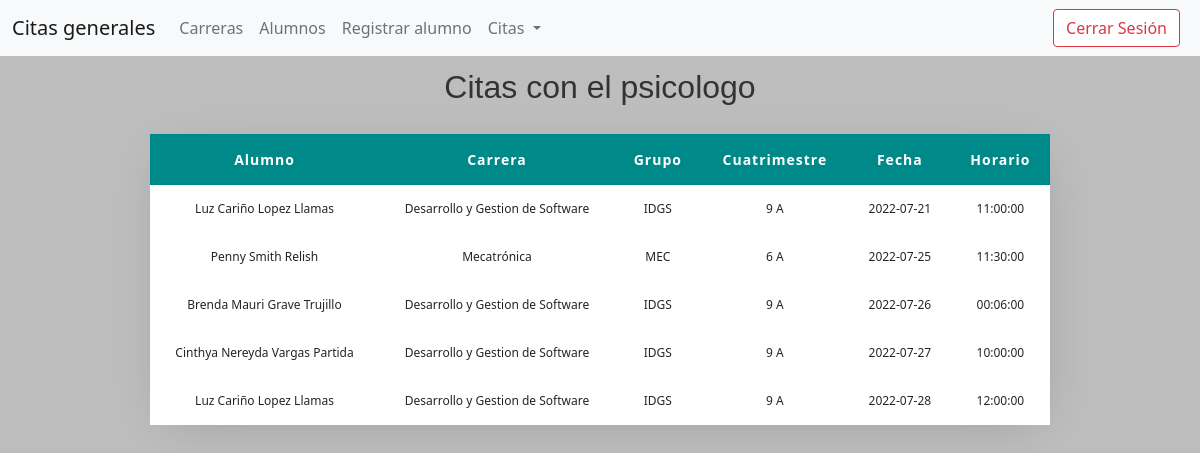
Screenshot of /pagina/tutorias/lista_citas_psicologo.php (signed in) with the database file from the repository.
### tables this page shows
CREATE TABLE `persona` (
  `id` bigint(20) UNSIGNED NOT NULL,
  `nombre` char(50) NOT NULL,
  `a_paterno` char(30) NOT NULL,
  `a_materno` char(30) NOT NULL,
  `edad` int(11) NOT NULL,
  `genero` char(15) NOT NULL,
  `created_at` timestamp NULL DEFAULT NULL,
  `updated_at` timestamp NULL DEFAULT NULL
);

CREATE TABLE `carrera` (
  `id` bigint(20) UNSIGNED NOT NULL,
  `nombre_carrera` char(50) NOT NULL,
  `imagen` varchar(900) NOT NULL,
  `created_at` timestamp NULL DEFAULT NULL,
  `updated_at` timestamp NULL DEFAULT NULL
);

CREATE TABLE `grupo` (
  `id` bigint(20) UNSIGNED NOT NULL,
  `nombre_grupo` char(30) NOT NULL,
  `grado` char(20) NOT NULL,
  `grupo` char(1) NOT NULL,
  `imagen` varchar(900) NOT NULL,
  `fkcarrera` bigint(20) UNSIGNED NOT NULL,
  `created_at` timestamp NULL DEFAULT NULL,
  `updated_at` timestamp NULL DEFAULT NULL
);

CREATE TABLE `citas` (
  `id` bigint(20) UNSIGNED NOT NULL,
  `tipo_cita` char(50) NOT NULL,
  `fecha` date NOT NULL,
  `hora` time NOT NULL,
  `estatus` tinyint(1) NOT NULL,
  `fkalumno` bigint(20) UNSIGNED NOT NULL,
  `fkencargada` bigint(20) UNSIGNED NOT NULL,
  `created_at` timestamp NULL DEFAULT NULL,
  `updated_at` timestamp NULL DEFAULT NULL
);

### pagina/tutorias/clases/clases.php (called while the page is built, shortened)
<?php
class Citas{
	function __construct(){
		require_once("conexion.php");
		$this->conexion= new Conexion();
	}
	function mostrarP(){
		$consulta="SELECT nombre, a_paterno, a_materno, nombre_carrera, nombre_grupo, grado, grupo, tipo_cita, hora, fecha FROM alumno a INNER JOIN citas c ON a.id=c.fkalumno INNER JOIN persona p ON p.id=a.fkpersona INNER JOIN grupo g ON g.id=a.fkgrupo INNER JOIN carrera ca ON ca.id=g.fkcarrera WHERE estatus=1 AND tipo_cita='Psicologo' ORDER BY fecha, hora ASC";
		$resultado=$this->conexion->returnConsulta($consulta);
		return $resultado;
	}
}
?>

### pagina/tutorias/clases/conexion.php (called while the page is built, shortened)
<?php
class Conexion extends mysqli{
    function returnConsulta($consulta){
        $datos=$this->query($consulta);
        return $datos;
    }
}
?>

### pagina/tutorias/lista_citas_psicologo.php (the view, shortened to what this page needs)
<?php
require_once("clases/clases.php");
$cita= new Citas();
$registros=$cita->mostrarP();
?>
<!DOCTYPE html>
<html lang="en">
<head>
    <link rel="stylesheet" href="css/estilo.css">
    <link rel="stylesheet" href="css/bootstrap.css">
</head>
<body>
<nav class="navbar navbar-expand-lg navbar-light bg-light fixed-top">
  <div class="container-fluid">
    <a class="navbar-brand" href="lista_citas.php">Citas generales</a>
    <div class="collapse navbar-collapse" id="navbarSupportedContent">
      <ul class="navbar-nav me-auto mb-2 mb-lg-0">
        <li class="nav-item">
            <a class="nav-link" href="lista_carrera.php">Carreras</a>
        </li>
        <li class="nav-item">
            <a class="nav-link" href="lista_alumno.php">Alumnos</a>
        </li>
        <li class="nav-item">
            <a class="nav-link" href="formulario_alumno.php">Registrar alumno</a>
        </li>
        <li class="nav-item dropdown">
          <a class="nav-link dropdown-toggle" href="#" id="navbarDropdown" role="button" data-bs-toggle="dropdown" aria-expanded="false">
            Citas
          </a>
        </li>
      </ul>
      <form class="d-flex">
        <a href="cerrar_sesion.php" id="logout" class="form-control me-2 btn-outline-danger">Cerrar Sesión</a>
      </form>
    </div>
  </div>
</nav><br><br>
    <div align="center">
    <h2>Citas con el psicologo</h2>
    <table align="center">
        <thead>
            <tr>
                <th>Alumno</th>
                <th>Carrera</th>
                <th>Grupo</th>
                <th>Cuatrimestre</th>
                <th>Fecha</th>
                <th>Horario</th>
            </tr>
        </thead>
        <tbody>
            <?php
                while($fila=mysqli_fetch_array($registros)){
             ?>
            <tr>
                <td><?=$fila['nombre']." ".$fila['a_paterno']." ".$fila['a_materno']; ?></td>
                <td><?=$fila['nombre_carrera']; ?></td>
                <td><?=$fila['nombre_grupo']; ?></td>
                <td><?=$fila['grado']." ".$fila['grupo']; ?></td>
                <td><?=$fila['fecha']; ?></td>
                <td><?=$fila['hora']; ?></td>
            </tr>
            <?php
                }
            ?>
        </tbody>
    </table>
</div>
</body>
</html>

### pagina/tutorias/css/estilo.css (style rules this page uses)
html, body, h1, h2, form, label, header { margin: 0; padding: 0; border: 0; font-size: 100%; vertical-align: baseline; }
html, body { padding: 0; margin: 0; background: #bdbdbd; font-family: 'Raleway', sans-serif; }
table { background-color: white; text-align: center; border-collapse: collapse; width: 75%; box-shadow: 2px 9px 49px -17px rgba(0, 0, 0, 0.2); }
thead { background-color: #008989; color: white; }
th, td { padding: 15px; }
th { border: 1px solid #ddd; font-size: 14px; letter-spacing: 1px; color: white; }
td { font-size: 12px; border: 1px solid #ddd; }
h2 { font-size: 24px; color: #333; letter-spacing: 1px; font-family: 'Raleway', sans-serif; font-weight: 400; margin: 1em 0em .5em 0em; }
h2, h1 { margin: 0; padding: 20px; font-family: 'Relaway', sans-serif; font-weight: 600; letter-spacing: 0px; }
#logout { float: right; text-decoration: none; }

### rows the page displays
persona: nombre "Luz Cariño", a_paterno "Lopez", a_materno "Llamas", carrera.nombre_carrera "Desarrollo y Gestion de Software", grupo.nombre_grupo "IDGS", grupo.grado "9", grupo.grupo "A", citas.fecha "2022-07-21", citas.hora "11:00:00", citas.fecha "2022-07-28", citas.hora "12:00:00"
persona: nombre "Penny", a_paterno "Smith", a_materno "Relish", carrera.nombre_carrera "Mecatrónica", grupo.nombre_grupo "MEC", grupo.grado "6", grupo.grupo "A", citas.fecha "2022-07-25", citas.hora "11:30:00"
persona: nombre "Brenda Mauri", a_paterno "Grave", a_materno "Trujillo", carrera.nombre_carrera "Desarrollo y Gestion de Software", grupo.nombre_grupo "IDGS", grupo.grado "9", grupo.grupo "A", citas.fecha "2022-07-26", citas.hora "00:06:00"
persona: nombre "Cinthya Nereyda", a_paterno "Vargas", a_materno "Partida", carrera.nombre_carrera "Desarrollo y Gestion de Software", grupo.nombre_grupo "IDGS", grupo.grado "9", grupo.grupo "A", citas.fecha "2022-07-27", citas.hora "10:00:00"
